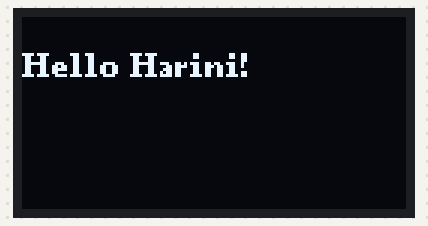
The sketch below on a simulated Arduino Uno, built with avr-gcc and run on an emulated ATmega328P. Shown: 128×64 one-colour display.

Above: at 0.1 s.

The sketch:

oled.ino
```cpp
#include <Wire.h>
#include <U8g2lib.h>

// SH1106 128x64 I2C OLED
U8G2_SH1106_128X64_NONAME_F_HW_I2C u8g2(U8G2_R0, U8X8_PIN_NONE);

void setup() {
  u8g2.begin();
}

void loop() {
  u8g2.clearBuffer();
  u8g2.setFont(u8g2_font_ncenB08_tr);
  u8g2.drawStr(0, 20, "Hello Harini!");
  u8g2.sendBuffer();
  delay(1000);
}
```
